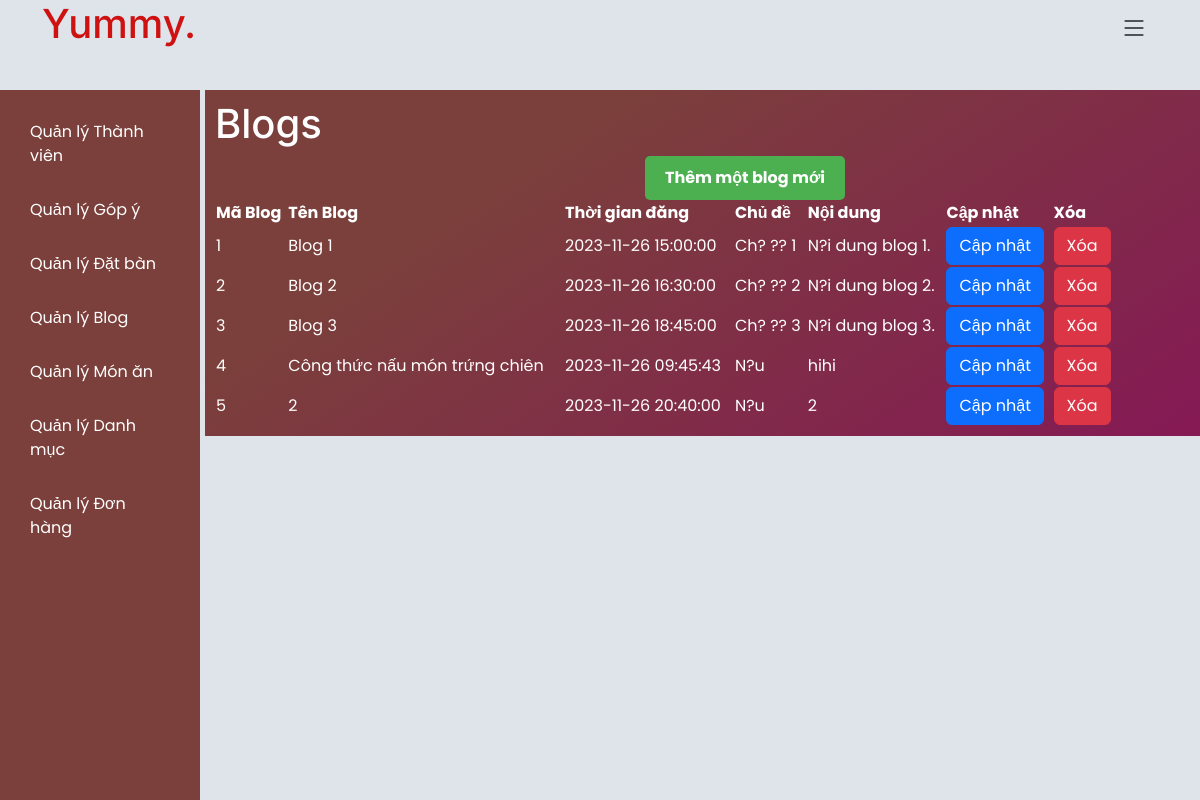
Page /admin/admin_home.php?page=admin_blogs (signed in) on the earlier database version.
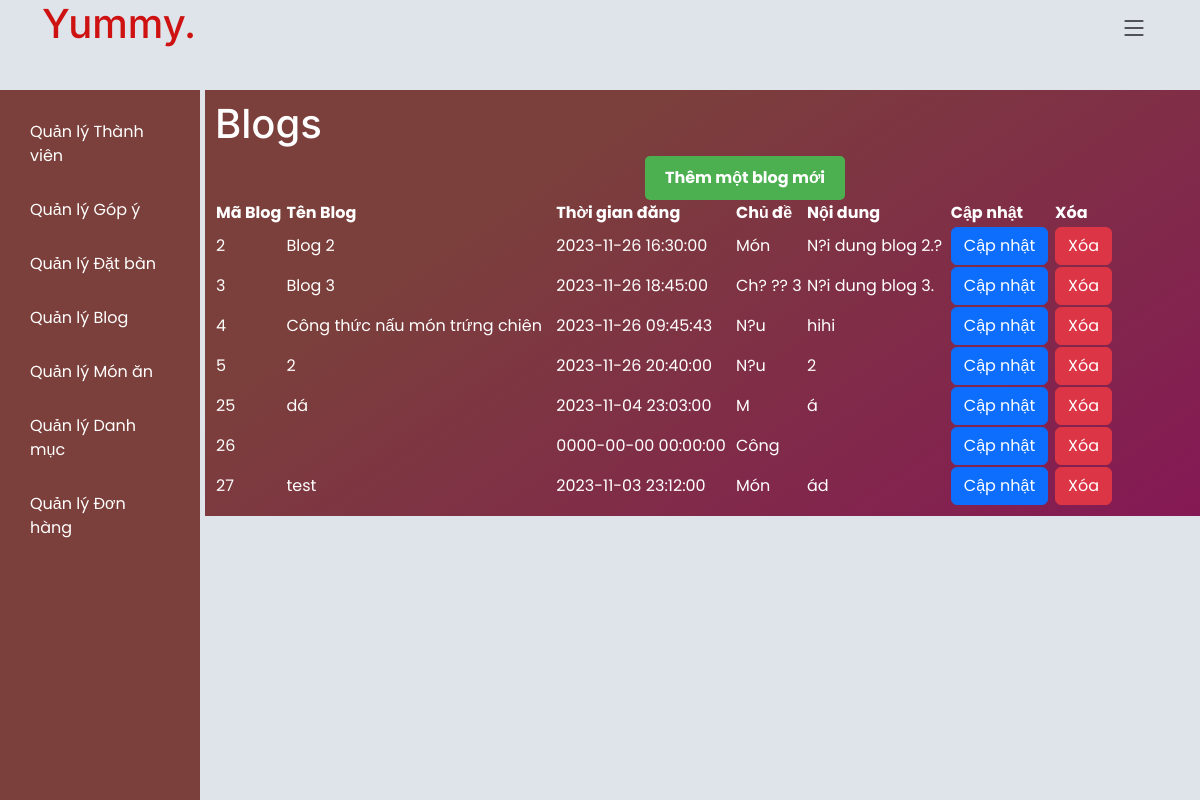
Same page on the later database version.
### tables this page shows
CREATE TABLE `blog` (
  `MaBlog` int(11) NOT NULL,
  `TenBlog` mediumtext NOT NULL,
  `ThoiGianDang` datetime NOT NULL,
  `ChuDe` varchar(50) NOT NULL,
  `NoiDung` longtext NOT NULL,
  `MaLoaiBlog` int(11) NOT NULL
);

### admin/admin_blogs.php (the view, shortened to what this page needs)
<?php
require_once("../components/connection.php");
$sql = "SELECT * from blog";
$result = $conn->query($sql);
?>
<!DOCTYPE html>
<html lang="en">
<head>
</head>
<body>
<?php
if ($result->num_rows > 0) {
?>
    <h1> Blogs </h1>
    <center>
    <a href="admin_home.php?page=admin_blogs_add" style="
        display: inline-block;
        padding: 10px 20px;
        color: white;
        background-color: #4CAF50;
        text-decoration: none;
        border-radius: 5px;
        font-size: 16px;
        font-weight: bold;
    ">Thêm một blog mới</a></center>
    <table width = 85%>
        <tr>
            <th>Mã Blog</th>
            <th>Tên Blog</th>
            <th>Thời gian đăng</th>
            <th>Chủ đề</th>
            <th>Nội dung</th>
            <th>Cập nhật</th>
            <th>Xóa</th>
        </tr>
        <?php while($row = $result->fetch_assoc()): ?>
        <tr>
            <td><?php echo $row["MaBlog"]; ?></td>
            <td><?php echo $row["TenBlog"]; ?></td>
            <td><?php echo $row["ThoiGianDang"]; ?></td>
            <td><?php echo $row["ChuDe"]; ?></td>
            <td><?php echo $row["NoiDung"]; ?></td>
            <td><button type="button" class="btn btn-primary" onclick="window.location.href='admin_home.php?page=admin_blogs_edit&mablog=<?php echo $row['MaBlog']; ?>'">Cập nhật</button> </td>
            <td><button type="button" class="btn btn-danger" onclick="if(confirm('Bạn chắc chưa?')) window.location.href='admin_blogs_delete.php?MaBlog=<?php echo $row['MaBlog']; ?>'">Xóa</button>
            </td>
        </tr>
        <?php endwhile; ?>
    </table>
<?php
} else {
    echo " <tr> <h1> Không có blog nào. </h1> </tr>";
}
?>
</body>
</html>

### components/header_login.php (shortened to what this page needs)
<!DOCTYPE html>
<html lang="en">
<head>
</head>
<body>
<header id="header" class="header_login fixed-top d-flex align-items-center">
    <div class="container d-flex align-items-center justify-content-between">
      <a href="index.php" class="logo d-flex align-items-center me-auto me-lg-0">
        <h1>Yummy<span>.</span></h1>
      </a>
      <i class="mobile-nav-toggle mobile-nav-show bi bi-list"></i>
    </div>
  </header>
</body>
</html>

### admin/admin_home.php (shortened to what this page needs)
<?php include '../components/header_login.php'?>
<!DOCTYPE html>
  <link href="../assets/vendor/bootstrap/css/bootstrap.min.css" rel="stylesheet">
  <link href="../assets/vendor/bootstrap-icons/bootstrap-icons.css" rel="stylesheet">
  <link href="../assets/vendor/aos/aos.css" rel="stylesheet">
  <link href="../assets/vendor/glightbox/css/glightbox.min.css" rel="stylesheet">
  <link href="../assets/vendor/swiper/swiper-bundle.min.css" rel="stylesheet">
  <link href="../assets/css/main.css" rel="stylesheet">
<html>
<head>
</head>
<body>
    <div class="sidebar">
    <a href="admin_home.php?page=admin_users">Quản lý Thành viên</a>
    <a href="admin_home.php?page=admin_comments">Quản lý Góp ý</a>
    <a href="admin_home.php?page=admin_book_table">Quản lý Đặt bàn</a>
    <a href="admin_home.php?page=admin_blogs">Quản lý Blog</a>
    <a href="admin_home.php?page=admin_foods">Quản lý Món ăn</a>
    <a href="admin_home.php?page=admin_categories">Quản lý Danh mục</a>
    <a href="admin_home.php?page=admin_orders">Quản lý Đơn hàng</a>
    </div>
    <div class="admin-panel">
    <?php
    if (isset($_GET['page'])) {
        $page = $_GET['page'];
        include($page . ".php");
    }
    ?>
    </div>
</body>
</html>

### assets/css/main.css (style rules this page uses)
:root { --font-default: "Open Sans", system-ui, -apple-system, "Segoe UI", Roboto, "Helvetica Neue", Arial, "Noto Sans", "Liberation Sans", sans-serif, "Apple Color Emoji", "Segoe UI Emoji", "Segoe UI Symbol", "Noto Color Emoji"; --font-primary: "Amatic SC", sans-serif; --font-secondary: "Inter", sans-serif; }
:root { --color-default: #212529; --color-primary: #ce1212; --color-secondary: #37373f; }
:root { scroll-behavior: smooth; }
body { font-family: var(--font-default); color: var(--color-default); }
a { color: var(--color-primary); text-decoration: none; }
h1, h2, h3, h4, h5, h6 { font-family: var(--font-secondary); }
@media (max-width: 1279px) { .mobile-nav-show { color: var(--color-secondary); font-size: 28px; cursor: pointer; line-height: 0; transition: 0.5s; z-index: 9999; margin: 0 10px 0 20px; } }

### admin/admin_home.php (style rules this page uses)
body { font-family: Poppins, sans-serif; display: flex; background-color: #dee4ea; margin: 0; }
.sidebar { width: 200px; height: 100vh; background-color: #7b403b; color: #fff; padding: 20px; overflow: auto; margin-top: 90px; position: fixed; }
.sidebar a { display: block; color: #fff; text-decoration: none; padding: 10px; margin-bottom: 10px; border-radius: 5px; transition: background-color 0.3s ease; }
.admin-panel { margin-left: 205px; padding: 10px; margin-top: 90px; width: 90%; display: block; overflow: auto; position: fixed; background-image: linear-gradient(326deg, #861657 0%, #7b403b 74%); color: #fff; }

Differences in the rows shown:
removed blog: MaBlog "1", TenBlog "Blog 1", ThoiGianDang "2023-11-26 15:00:00", ChuDe "Ch? ?? 1", NoiDung "N?i dung blog 1."
changed blog "Blog 2": ChuDe "Ch? ?? 2" → "Món"; NoiDung "N?i dung blog 2." → "N?i dung blog 2.?"
added blog: MaBlog "25", TenBlog "dá", ThoiGianDang "2023-11-04 23:03:00", ChuDe "M", NoiDung "á"
added blog: MaBlog "26", ThoiGianDang "0000-00-00 00:00:00", ChuDe "Công"
added blog: MaBlog "27", TenBlog "test", ThoiGianDang "2023-11-03 23:12:00", ChuDe "Món", NoiDung "ád"
